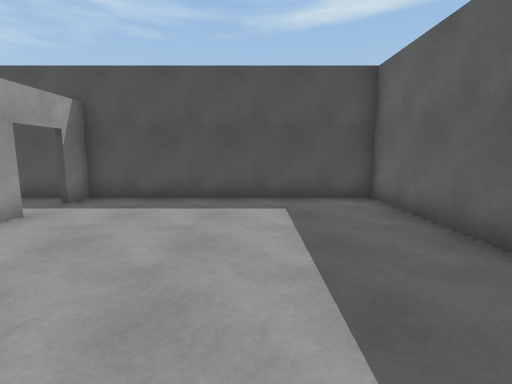
View 1 (above)

12 first-person views from a walk through a Unity game level. The camera is 1.4 m above the floor, tilts 8° down and sees 85° across. The floor is counted in squares, 1 m on a side. Each view is taken from the middle of a square. On the plan, view 1 faces up. The plan holds only what a view shows up to about 14 squares ahead; the rest is blank.

View 2
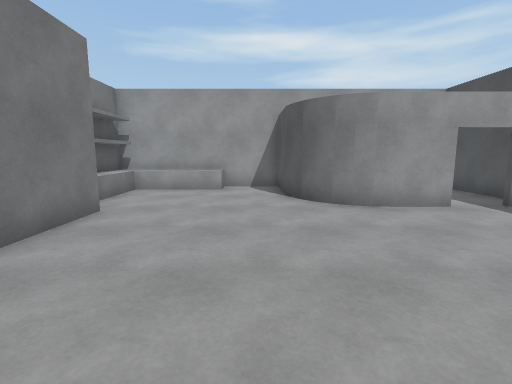

View 3
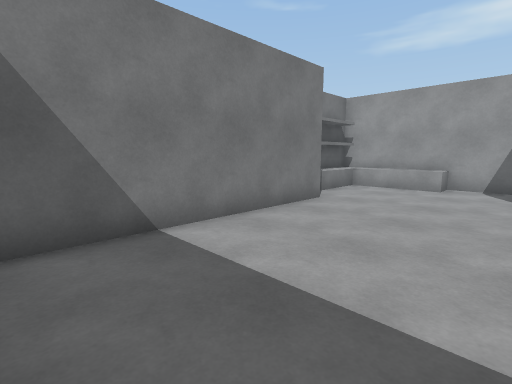

View 4
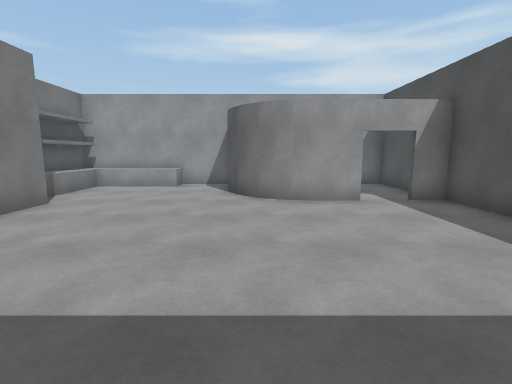

View 5
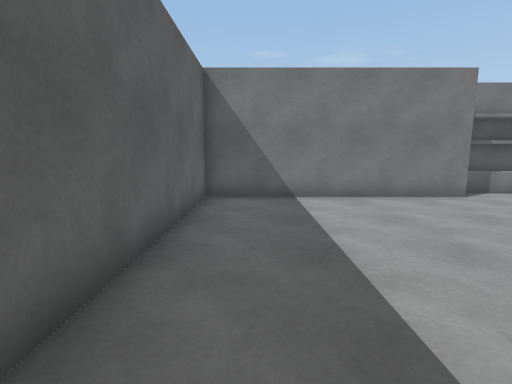

View 6
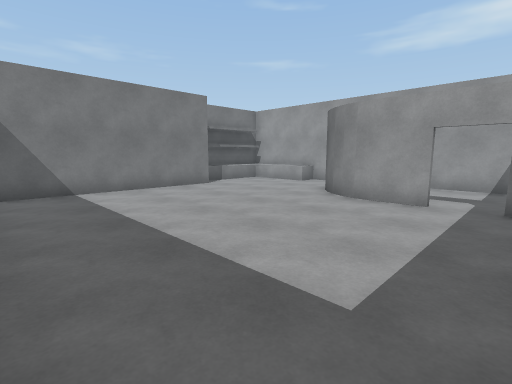

View 7
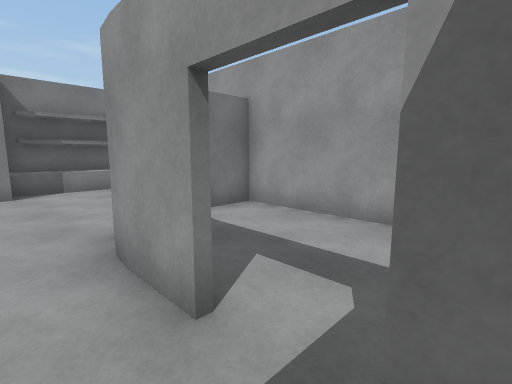

View 8
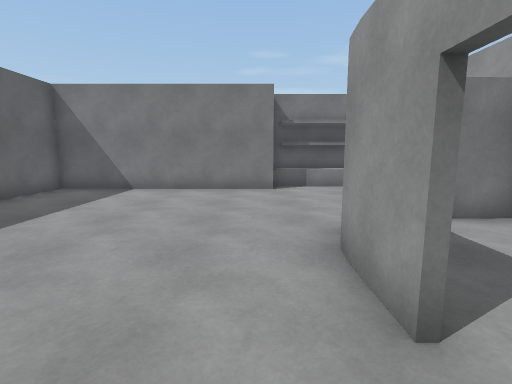

View 9
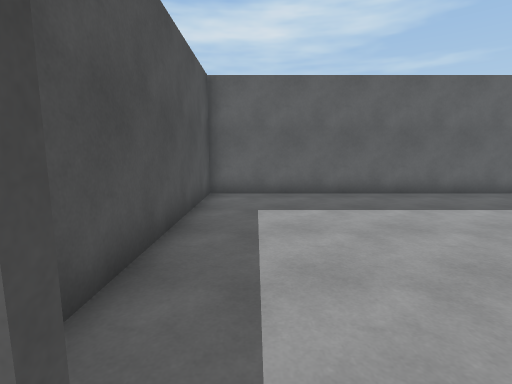

View 10
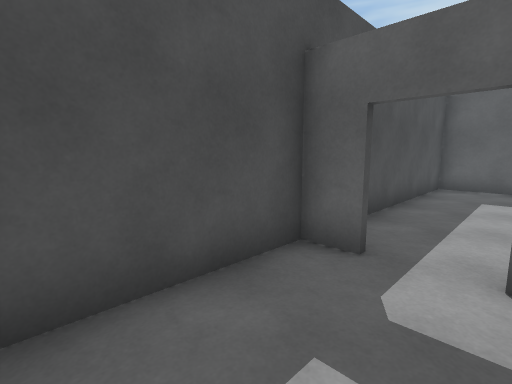

View 11
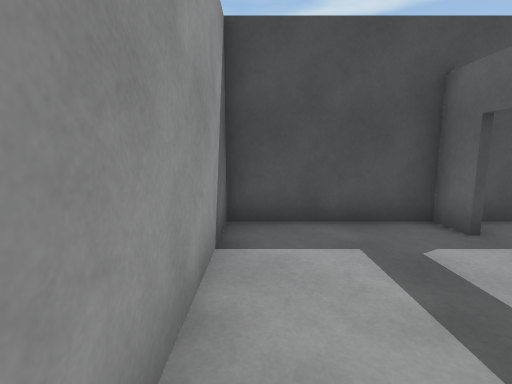

View 12
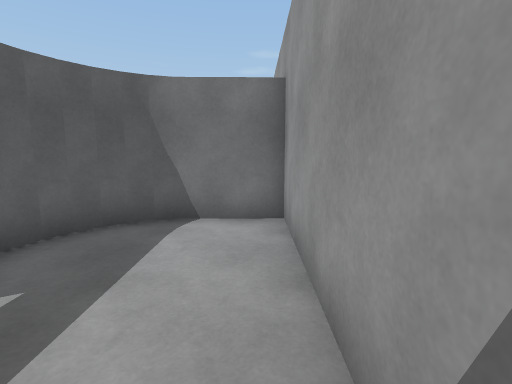

### Floor plan
Key: @ floor where view 1 was taken; # wall or solid block; . floor; = window, fence, low wall or low ledge; ^ raised ledge.
Columns run from 10 left of view 1 to 4 right of it. Each row starts with its distance up from view 1.
  9 ###############
  8 #....#........#
  7 #.............#
  6 #....#........#
  5 #....#........#
  4 #...##........#
  3 #..##.........#
  2 ####..........#
  1 #.............#
  0 #=........@...#
 -1 #^............#
 -2 #^............#
 -3 #^...##########
 -4 #=^^^#
 -5 ######

Positions as (right, up) in squares from view 1, and headings:
1: (0, 0), facing up
2: (2, 1), facing left
3: (3, 2), facing down-left
4: (3, 3), facing left
5: (2, 6), facing down
6: (3, 8), facing down-left
7: (-4, 8), facing down-left
8: (-4, 8), facing down
9: (-6, 7), facing right
10: (-9, 6), facing up-right
11: (-9, 3), facing up
12: (-9, 8), facing down
